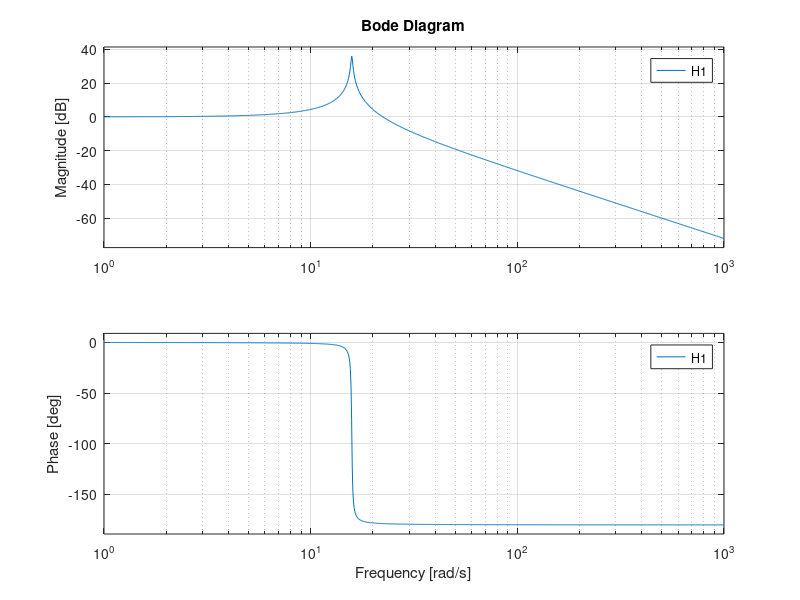

The MATLAB script that drew this image: (Note: this script raises an error after producing the figure.)
clc; clear; close all;

% (1)
R = 2*10^3; L = 2; C = 2*10^(-3);
num1 = 1;
den1 = [L*C L/R 1];
H1 = tf(num1, den1)
figure(1), bode(H1)
wn = 1/sqrt(L*C)
allmargin(H1)

% (2)
R1 = 5*10^3; R2 = 10*10^3;
C1 = 0.1*10^(-6); C2 = 0.1*10^(-6);
num2 = [-C1*R2 0];
den2 = [C1*R1*C2*R2 (C1*R1+C2*R2) 1];
H2 = tf(num2, den2)
figure(2), bode(H2)
allmargin(H2)

% (3)
R3 = 20*10^3; R4 = 400*10^3;
C3 = 1.25*10^(-6); C4 = 15.625*10^(-9);
num3 = [-C3*R4 0];
den3 = [C3*R3*C4*R4 (C3*R3+C4*R4) 1];
H3 = tf(num3, den3)
figure(3), bode(H3)
allmargin(H3)